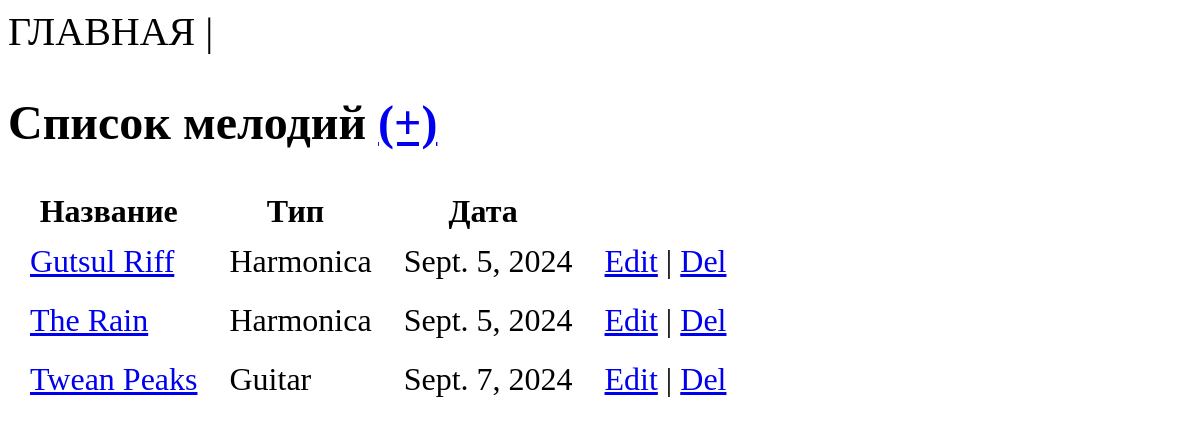
The app's page /, older data.
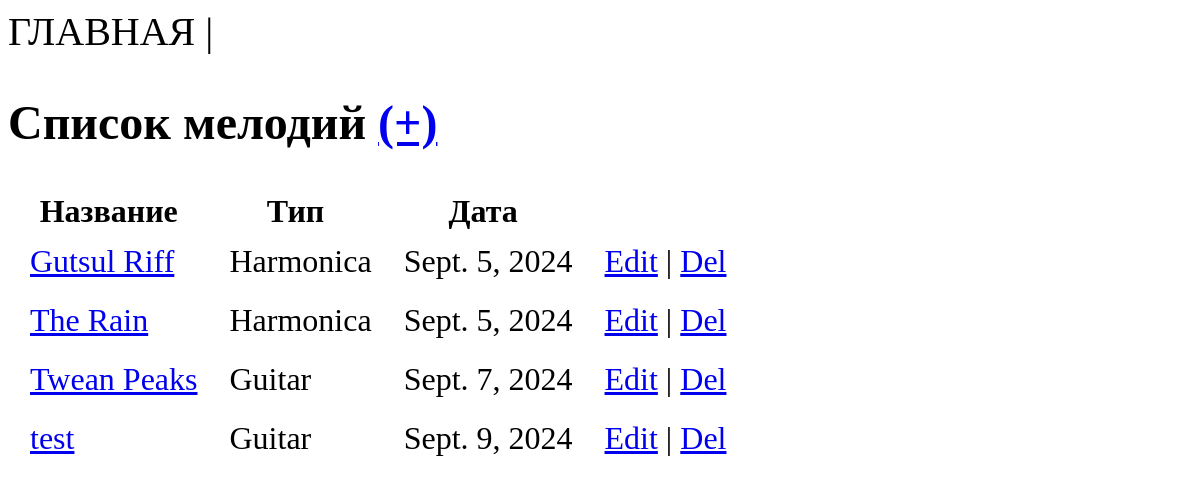
The same page, newer data.
### app/models.py (models this page shows)
class Melody(models.Model):
    name = models.CharField(max_length=200, unique=True)
    type = models.CharField(max_length=20, null=True, blank=True)
    date = models.DateTimeField()
    comment = models.CharField(max_length=200, blank=True)

### app/views.py (the view)
# urls.py: path("", views.index),
def index(request):
    melodies = Melody.objects.all()
    return render(request, "index.html", {"melodies": melodies})

### app/templates/index.html (shortened to what this page needs)
{% extends "base.html" %}
    {% block menu %} ГЛАВНАЯ | {% endblock menu %}
    {% block header %} Список мелодий <a href="create_melody/">(+)</a> {% endblock header %}
    {% block content %}
        <body>
            <table>
                <thead><th>Название</th><th>Тип</th><th>Дата</th><th></th></thead>
                {% for melody in melodies %}
                <tr>
                    <td><a href="show_melody/{{melody.id}}">{{ melody.name }}</a></td>
                    <td>{{ melody.type }}</td>
                    <td>{{ melody.date.date }}</td>
                    <td><a href="edit_melody/{{melody.id}}">Edit</a> | <a href="delete_melody/{{melody.id}}">Del</a></td>
                </tr>
                {% endfor %}
            </table>
        </body>
    {% endblock content %}

Row changes from the older to the newer data that the page shows:
added Melody: name "test", type "Guitar", date "Sept. 9, 2024"
